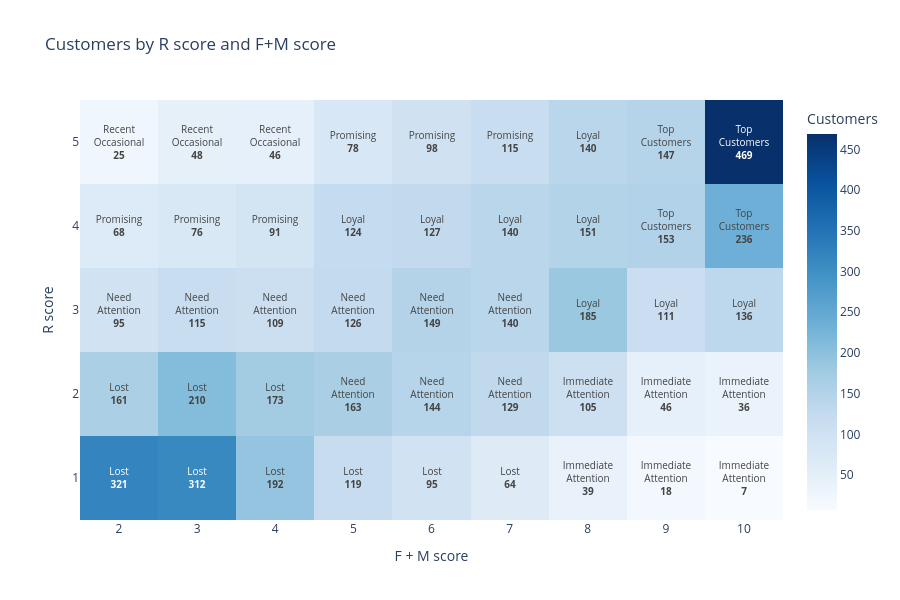

Source (notebook cell):
### Code cell
fig = go.Figure(go.Heatmap(
    z=counts.values,
    x=fm_values,
    y=r_values,
    text=cell_text.values,
    texttemplate="%{text}",
    textfont={"size": 10},
    colorscale="Blues",
    colorbar_title="Customers",
    hovertemplate="R=%{y}, F+M=%{x}<br>Customers: %{z}<extra></extra>",
))
fig.update_layout(
    title="Customers by R score and F+M score",
    xaxis=dict(title="F + M score", dtick=1),
    yaxis=dict(title="R score", dtick=1),
    height=600,
)
fig.show()

### Figure 1 — Plotly figure (JSON) as saved in the notebook; plotly's stock layout.template omitted (floating-point values rounded to 4 significant figures)
{"data": [{"colorbar": {"title": {"text": "Customers"}}, "colorscale": [[0, "rgb(247,251,255)"], [0.125, "rgb(222,235,247)"], [0.25, "rgb(198,219,239)"], [0.375, "rgb(158,202,225)"], [0.5, "rgb(107,174,214)"], [0.625, "rgb(66,146,198)"], [0.75, "rgb(33,113,181)"], [0.875, "rgb(8,81,156)"], [1, "rgb(8,48,107)"]], "hovertemplate": "R=%{y}, F+M=%{x}<br>Customers: %{z}<extra></extra>", "text": [["Lost<br><b>321</b>", "Lost<br><b>312</b>", "Lost<br><b>192</b>", "Lost<br><b>119</b>", "Lost<br><b>95</b>", "Lost<br><b>64</b>", "Immediate<br>Attention<br><b>39</b>", "Immediate<br>Attention<br><b>18</b>", "Immediate<br>Attention<br><b>7</b>"], ["Lost<br><b>161</b>", "Lost<br><b>210</b>", "Lost<br><b>173</b>", "Need<br>Attention<br><b>163</b>", "Need<br>Attention<br><b>144</b>", "Need<br>Attention<br><b>129</b>", "Immediate<br>Attention<br><b>105</b>", "Immediate<br>Attention<br><b>46</b>", "Immediate<br>Attention<br><b>36</b>"], ["Need<br>Attention<br><b>95</b>", "Need<br>Attention<br><b>115</b>", "Need<br>Attention<br><b>109</b>", "Need<br>Attention<br><b>126</b>", "Need<br>Attention<br><b>149</b>", "Need<br>Attention<br><b>140</b>", "Loyal<br><b>185</b>", "Loyal<br><b>111</b>", "Loyal<br><b>136</b>"], ["Promising<br><b>68</b>", "Promising<br><b>76</b>", "Promising<br><b>91</b>", "Loyal<br><b>124</b>", "Loyal<br><b>127</b>", "Loyal<br><b>140</b>", "Loyal<br><b>151</b>", "Top<br>Customers<br><b>153</b>", "Top<br>Customers<br><b>236</b>"], ["Recent<br>Occasional<br><b>25</b>", "Recent<br>Occasional<br><b>48</b>", "Recent<br>Occasional<br><b>46</b>", "Promising<br><b>78</b>", "Promising<br><b>98</b>", "Promising<br><b>115</b>", "Loyal<br><b>140</b>", "Top<br>Customers<br><b>147</b>", "Top<br>Customers<br><b>469</b>"]], "textfont": {"size": 10}, "texttemplate": "%{text}", "type": "heatmap", "x": [2, 3, 4, 5, 6, 7, 8, 9, 10], "y": [1, 2, 3, 4, 5], "z": [[321, 312, 192, 119, 95, 64, 39, 18, 7], [161, 210, 173, 163, 144, 129, 105, 46, 36], [95, 115, 109, 126, 149, 140, 185, 111, 136], [68, 76, 91, 124, 127, 140, 151, 153, 236], [25, 48, 46, 78, 98, 115, 140, 147, 469]]}], "layout": {"height": 600, "title": {"text": "Customers by R score and F+M score"}, "xaxis": {"dtick": 1, "title": {"text": "F + M score"}}, "yaxis": {"dtick": 1, "title": {"text": "R score"}}}}
